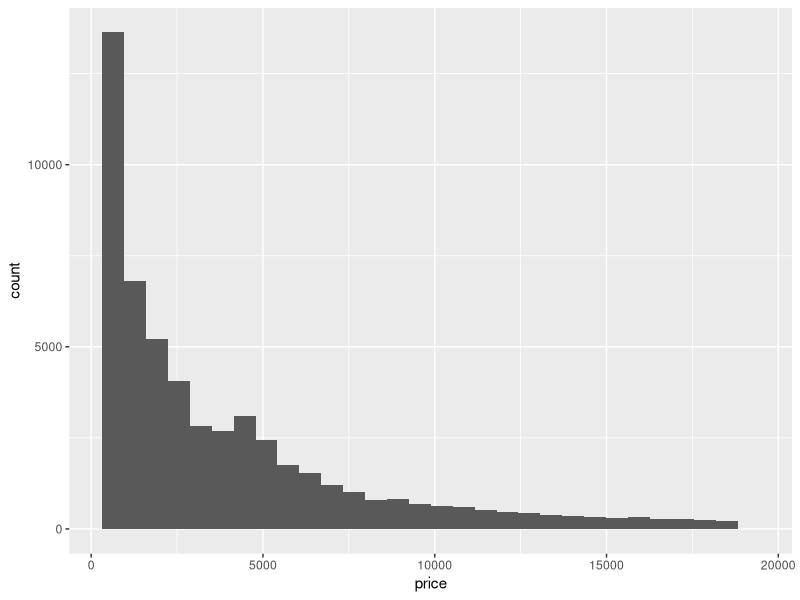
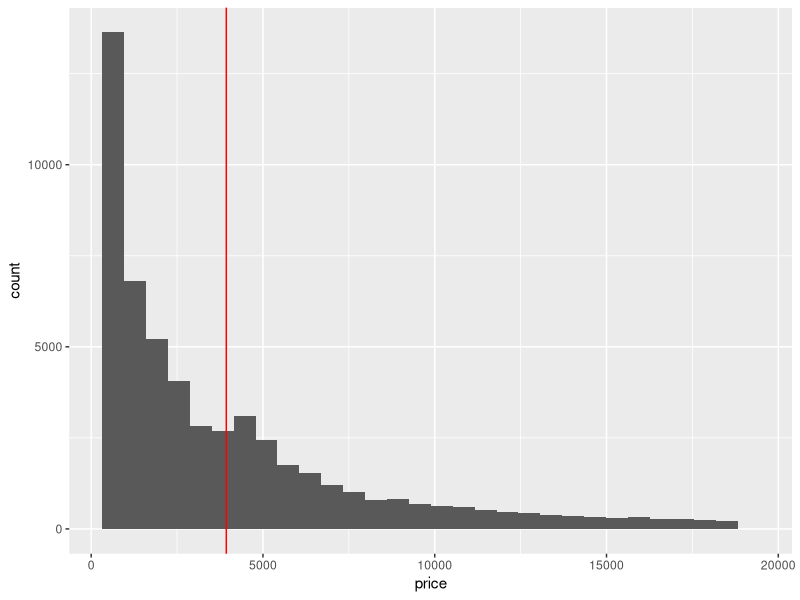
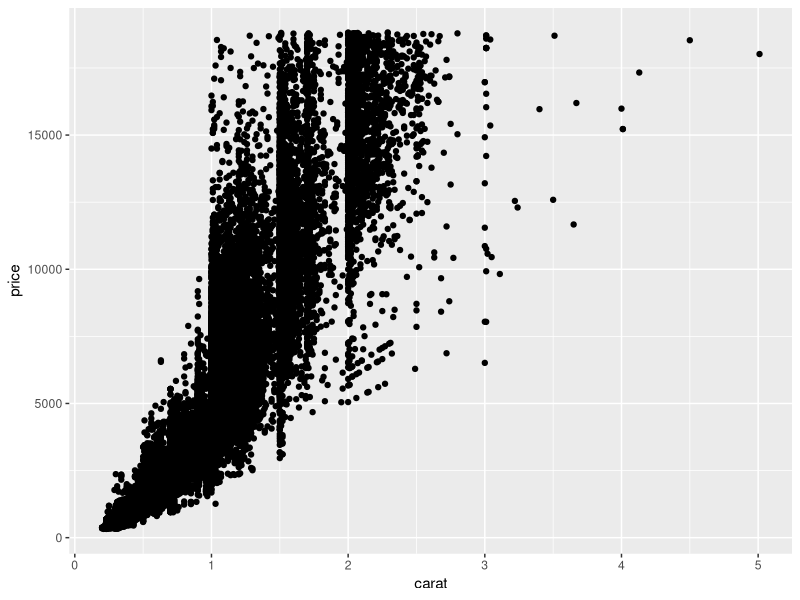
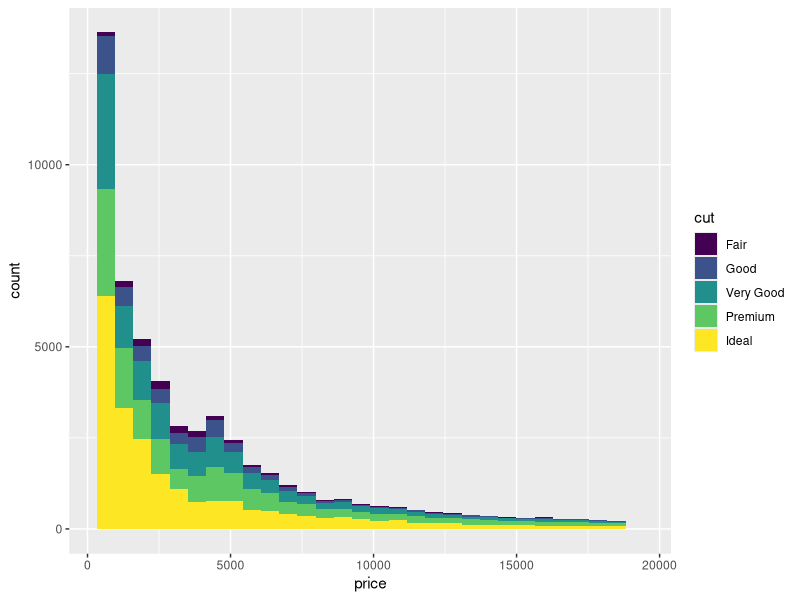
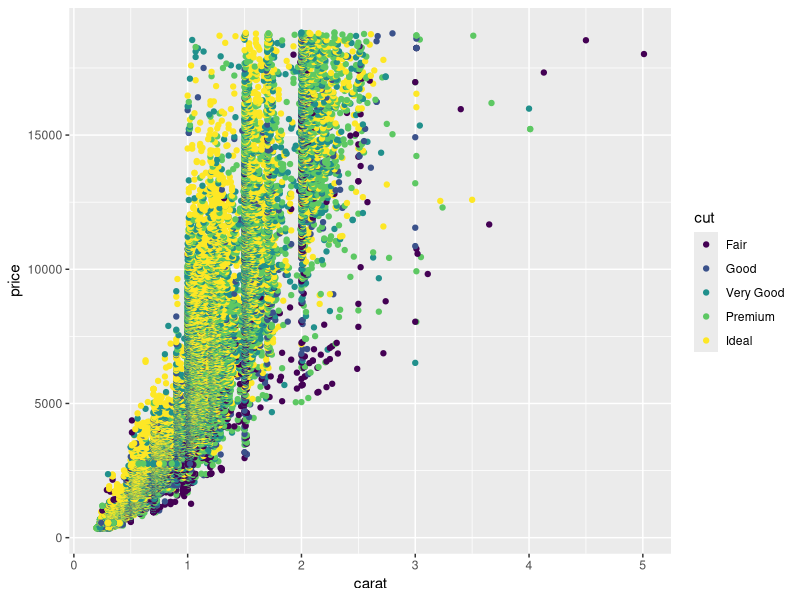
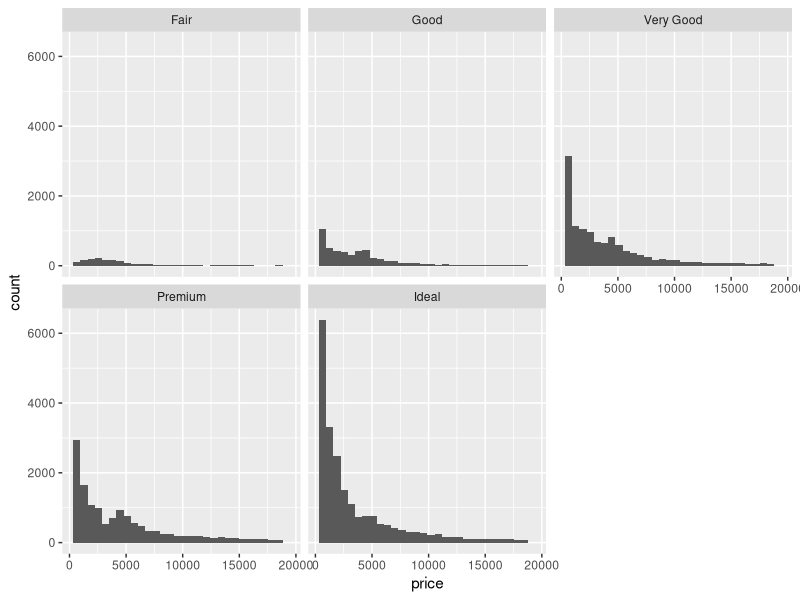
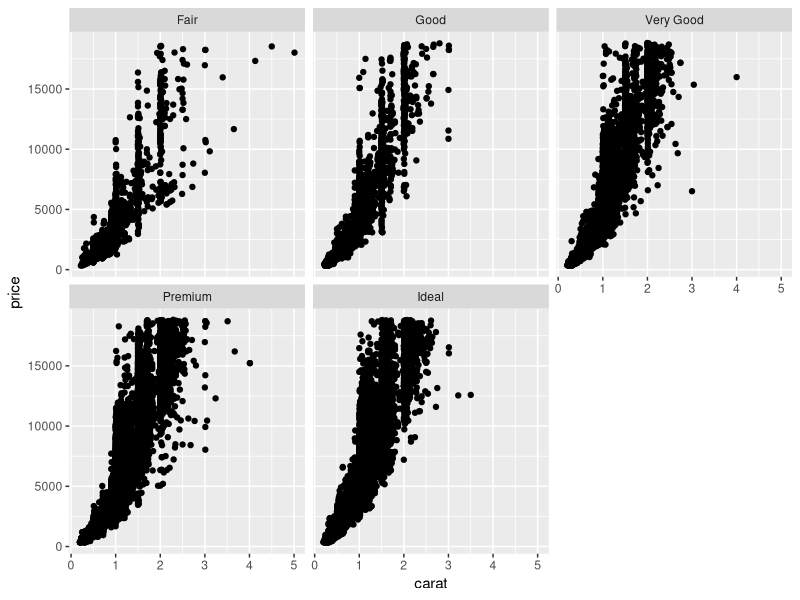
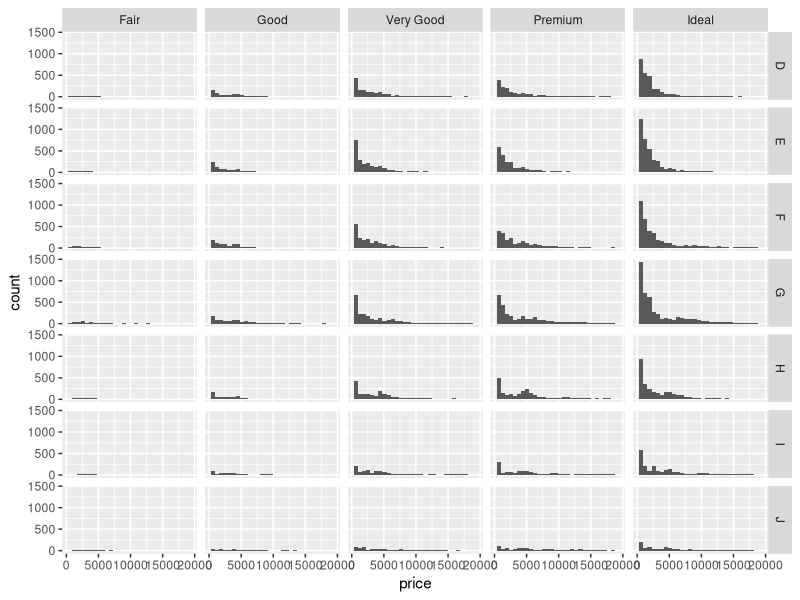

Generate these figures, in order, with R:
## ---- chunk 1
1+1 # add one and one
## ---- chunk 2
2^3 + 4*5 + 5/6 # two to the third plus four times five plus five divided by six
## ---- chunk 3

## ---- chunk 4

## ---- chunk 5

## ---- chunk 6
x = 1 + 1
## ---- chunk 7
x + 2
## ---- chunk 8
my_object = x * 4
## ---- chunk 9
my_vector = c(1,2,3,4) # create a vector
my_vector # then print it to the screen
## ---- chunk 10
my_vector * 2
## ---- chunk 11
data_new_vector = my_vector * 2
## ---- chunk 12
character_vector <- c("hello", "world") # make the vector
character_vector # view it!
## ---- chunk 13
sum(data_new_vector)
## ---- chunk 14
max(data_new_vector)
## ---- chunk 15
min(data_new_vector)
## ---- chunk 16
mean(data_new_vector)
## ---- chunk 17
v = c(1,2,3)
## ---- chunk 18

## ---- chunk 19

## ---- chunk 20

## ---- chunk 21

## ---- chunk 22

## ---- chunk 23

## ---- chunk 24
library(tidyverse)
## ---- chunk 25
data("diamonds") # use the function data() to load a built-in dataset
## ---- chunk 26
diamonds
## ---- chunk 27
diamonds %>% # take the data, THEN
  summarise(mean(price)) # summarize it by calculating average price
## ---- chunk 28
diamonds %>% # take the data, THEN
  group_by(cut) %>%  # group the diamonds by cut, THEN
  summarise(mean(price)) # summarize the data by calculating average price by cut
## ---- chunk 29


## ---- chunk 30


## ---- chunk 31
ggplot(data = diamonds, aes(x = price)) + 
  geom_histogram()
## ---- chunk 32
ggplot(data = diamonds, aes(x = price)) + 
  geom_histogram() + 
  geom_vline(xintercept = 3932.8, color = "red")
## ---- chunk 33
ggplot(data = diamonds, aes(x = carat, y = price)) + 
  geom_point()
## ---- chunk 34

## ---- chunk 35

## ---- chunk 36
ggplot(data = diamonds, aes(x = price, fill = cut)) + 
  geom_histogram()
## ---- chunk 37
ggplot(data = diamonds, aes(x = carat, y = price, color = cut)) + 
  geom_point()
## ---- chunk 38
ggplot(data = diamonds, aes(x = price)) + 
  geom_histogram() + 
  facet_wrap(~cut)
## ---- chunk 39
ggplot(data = diamonds, aes(x = carat, y = price)) + 
  geom_point() + 
  facet_wrap(~cut) # note the "~" before the grouping variable
## ---- chunk 40
ggplot(data = diamonds, aes(x = price)) + 
  geom_histogram() + 
  facet_grid(color~cut)
